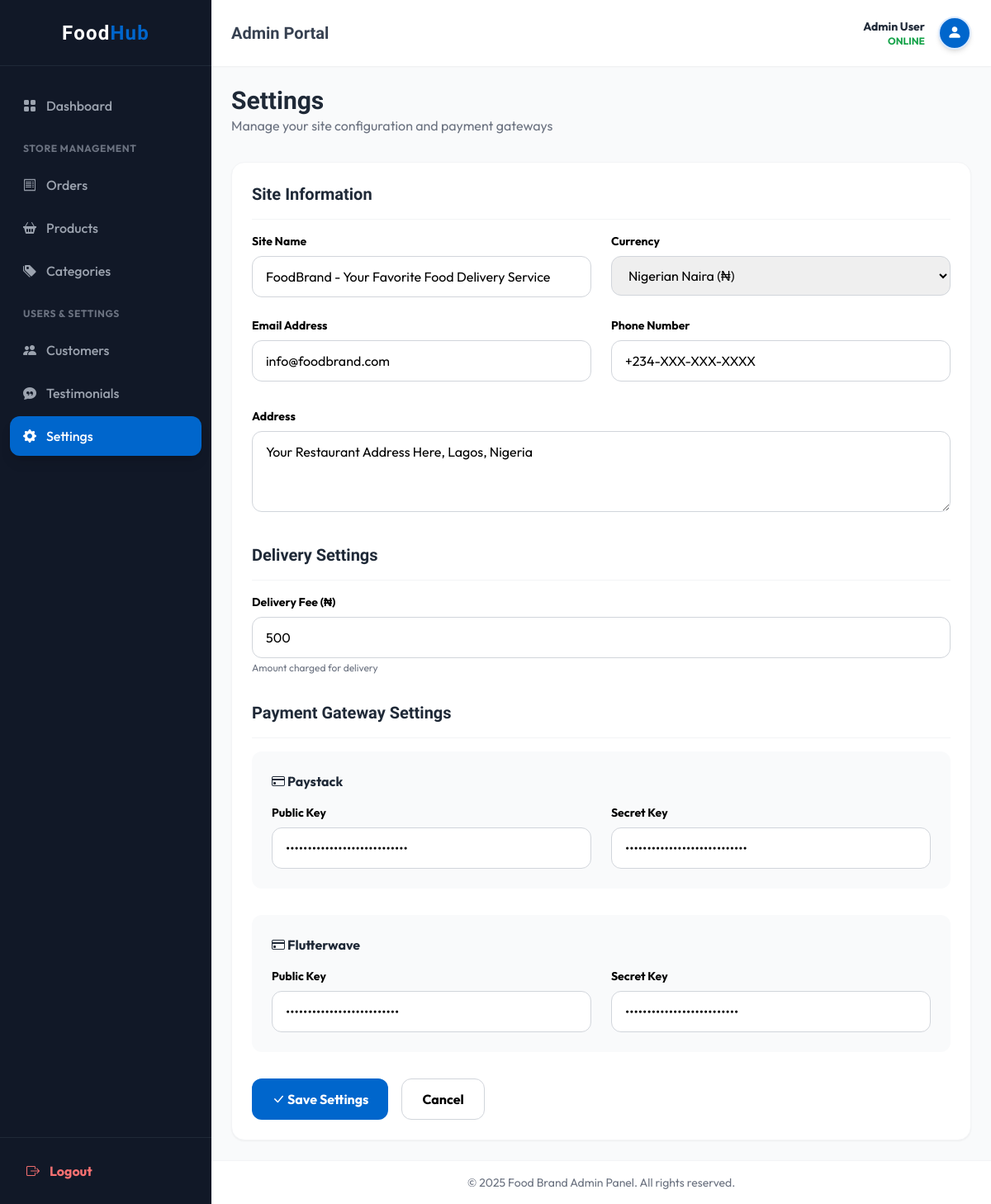
Screenshot of /admin/settings.php (signed in) with the database file from the repository.
### tables this page shows
CREATE TABLE site_settings (
    setting_id INT PRIMARY KEY AUTO_INCREMENT,
    setting_key VARCHAR(100) UNIQUE NOT NULL,
    setting_value TEXT,
    setting_type ENUM('text', 'number', 'boolean', 'json') DEFAULT 'text',
    updated_at TIMESTAMP DEFAULT CURRENT_TIMESTAMP ON UPDATE CURRENT_TIMESTAMP,
    INDEX idx_key (setting_key)
);

### admin/settings.php (the view, shortened to what this page needs)
<?php
require_once 'includes/admin-functions.php';
require_once 'includes/admin-header.php';
function getSetting($key, $default = '') {
    global $conn;
    $sql = "SELECT setting_value FROM site_settings WHERE setting_key = ? LIMIT 1";
    $stmt = $conn->prepare($sql);
    $stmt->bind_param("s", $key);
    $stmt->execute();
    $result = $stmt->get_result();
    $row = $result->fetch_assoc();
    return $row ? $row['setting_value'] : $default;
}
?>
<div class="mb-8">
    <h1 class="font-heading text-3xl font-bold text-gray-800">Settings</h1>
    <p class="text-gray-500">Manage your site configuration and payment gateways</p>
</div>
<form method="POST" class="bg-white rounded-2xl shadow-sm border border-gray-100 p-6">
    <h2 class="font-heading text-xl font-bold text-gray-800 mb-4 pb-4 border-b border-gray-100">Site Information</h2>
    <div class="grid grid-cols-1 md:grid-cols-2 gap-6 mb-8">
        <div>
            <label class="block text-sm font-bold mb-2">Site Name</label>
            <input type="text" name="site_name" value="<?php echo htmlspecialchars(getSetting('site_name', SITE_NAME)); ?>" class="w-full px-4 py-3 rounded-xl border border-gray-300 focus:border-primary focus:ring-2 focus:ring-blue-100 outline-none" required>
        </div>
        <div>
            <label class="block text-sm font-bold mb-2">Currency</label>
            <select name="currency" class="w-full px-4 py-3 rounded-xl border border-gray-300 focus:border-primary focus:ring-2 focus:ring-blue-100 outline-none">
                <option value="NGN" <?php echo getSetting('currency', 'NGN') == 'NGN' ? 'selected' : ''; ?>>Nigerian Naira (₦)</option>
            </select>
        </div>
        <div>
            <label class="block text-sm font-bold mb-2">Email Address</label>
            <input type="email" name="site_email" value="<?php echo htmlspecialchars(getSetting('site_email', SITE_EMAIL)); ?>" class="w-full px-4 py-3 rounded-xl border border-gray-300 focus:border-primary focus:ring-2 focus:ring-blue-100 outline-none" required>
        </div>
        <div>
            <label class="block text-sm font-bold mb-2">Phone Number</label>
            <input type="tel" name="site_phone" value="<?php echo htmlspecialchars(getSetting('site_phone')); ?>" class="w-full px-4 py-3 rounded-xl border border-gray-300 focus:border-primary focus:ring-2 focus:ring-blue-100 outline-none">
        </div>
    </div>
    <div class="mb-8">
        <label class="block text-sm font-bold mb-2">Address</label>
        <textarea name="site_address" class="w-full px-4 py-3 rounded-xl border border-gray-300 focus:border-primary focus:ring-2 focus:ring-blue-100 outline-none" rows="3"><?php echo htmlspecialchars(getSetting('site_address')); ?></textarea>
    </div>
    <h2 class="font-heading text-xl font-bold text-gray-800 mb-4 pb-4 border-b border-gray-100">Delivery Settings</h2>
    <div class="mb-8">
        <label class="block text-sm font-bold mb-2">Delivery Fee (₦)</label>
        <input type="number" name="delivery_fee" step="0.01" min="0" value="<?php echo htmlspecialchars(getSetting('delivery_fee', '0')); ?>" class="w-full px-4 py-3 rounded-xl border border-gray-300 focus:border-primary focus:ring-2 focus:ring-blue-100 outline-none">
        <p class="text-xs text-gray-500 mt-1">Amount charged for delivery</p>
    </div>
    <h2 class="font-heading text-xl font-bold text-gray-800 mb-4 pb-4 border-b border-gray-100">Payment Gateway Settings</h2>
    <div class="bg-gray-50 rounded-xl p-6 mb-8">
        <h3 class="font-bold text-gray-800 mb-4"><i class="bi bi-credit-card"></i> Paystack</h3>
        <div class="grid grid-cols-1 md:grid-cols-2 gap-6">
            <div>
                <label class="block text-sm font-bold mb-2">Public Key</label>
                <input type="password" name="paystack_public_key" value="<?php echo htmlspecialchars(getSetting('paystack_public_key')); ?>" class="w-full px-4 py-3 rounded-xl border border-gray-300 focus:border-primary focus:ring-2 focus:ring-blue-100 outline-none" placeholder="pk_test_...">
            </div>
            <div>
                <label class="block text-sm font-bold mb-2">Secret Key</label>
                <input type="password" name="paystack_secret_key" value="<?php echo htmlspecialchars(getSetting('paystack_secret_key')); ?>" class="w-full px-4 py-3 rounded-xl border border-gray-300 focus:border-primary focus:ring-2 focus:ring-blue-100 outline-none" placeholder="sk_test_...">
            </div>
        </div>
    </div>
    <div class="bg-gray-50 rounded-xl p-6 mb-8">
        <h3 class="font-bold text-gray-800 mb-4"><i class="bi bi-credit-card"></i> Flutterwave</h3>
        <div class="grid grid-cols-1 md:grid-cols-2 gap-6">
            <div>
                <label class="block text-sm font-bold mb-2">Public Key</label>
                <input type="password" name="flutterwave_public_key" value="<?php echo htmlspecialchars(getSetting('flutterwave_public_key')); ?>" class="w-full px-4 py-3 rounded-xl border border-gray-300 focus:border-primary focus:ring-2 focus:ring-blue-100 outline-none" placeholder="FLWPUBK_TEST...">
            </div>
            <div>
                <label class="block text-sm font-bold mb-2">Secret Key</label>
                <input type="password" name="flutterwave_secret_key" value="<?php echo htmlspecialchars(getSetting('flutterwave_secret_key')); ?>" class="w-full px-4 py-3 rounded-xl border border-gray-300 focus:border-primary focus:ring-2 focus:ring-blue-100 outline-none" placeholder="FLWSECK_TEST...">
            </div>
        </div>
    </div>
    <div class="flex gap-4">
        <button type="submit" class="bg-primary text-white px-6 py-3 rounded-xl font-bold hover:bg-blue-700 transition-colors">
            <i class="bi bi-check-lg"></i> Save Settings
        </button>
        <a href="index.php" class="px-6 py-3 rounded-xl font-bold border border-gray-300 hover:bg-gray-50 transition-colors">
            Cancel
        </a>
    </div>
</form>
<?php require_once 'includes/admin-footer.php'; ?>

### admin/includes/admin-header.php (style rules this page uses)
body { font-family: 'Outfit', sans-serif; background-color: #F3F4F6; }

### rows the page displays
site_settings: site_name "FoodBrand - Your Favorite Food Delivery Service"
site_settings: currency "Nigerian Naira (₦)"
site_settings: site_email "info@foodbrand.com"
site_settings: site_phone "+234-XXX-XXX-XXXX"
site_settings: site_address "Your Restaurant Address Here, Lagos, Nigeria"
site_settings: delivery_fee "500"

### other values shown
SITE_NAME "Food Brand"
